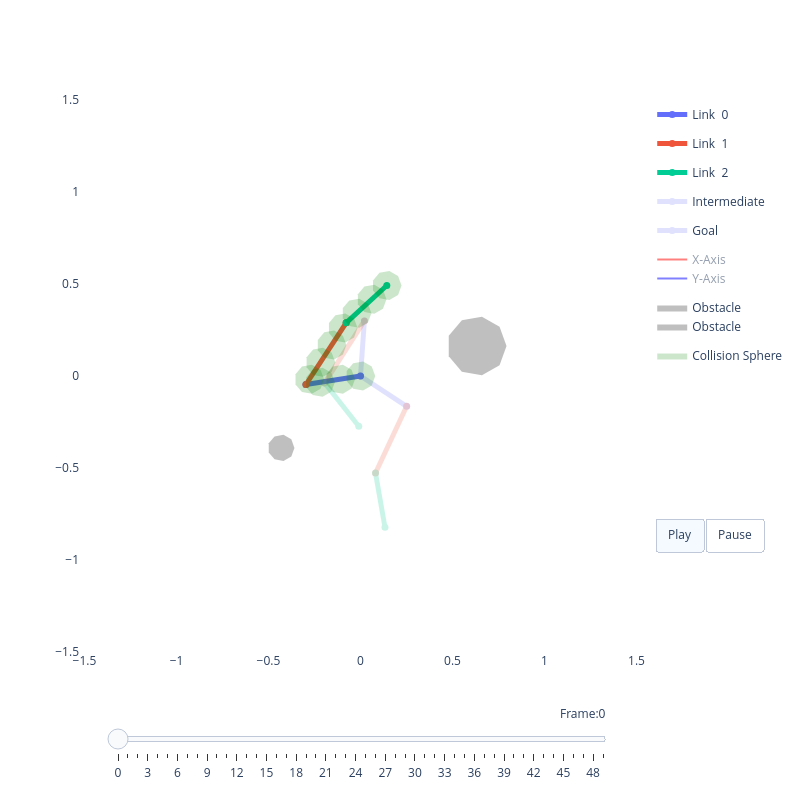
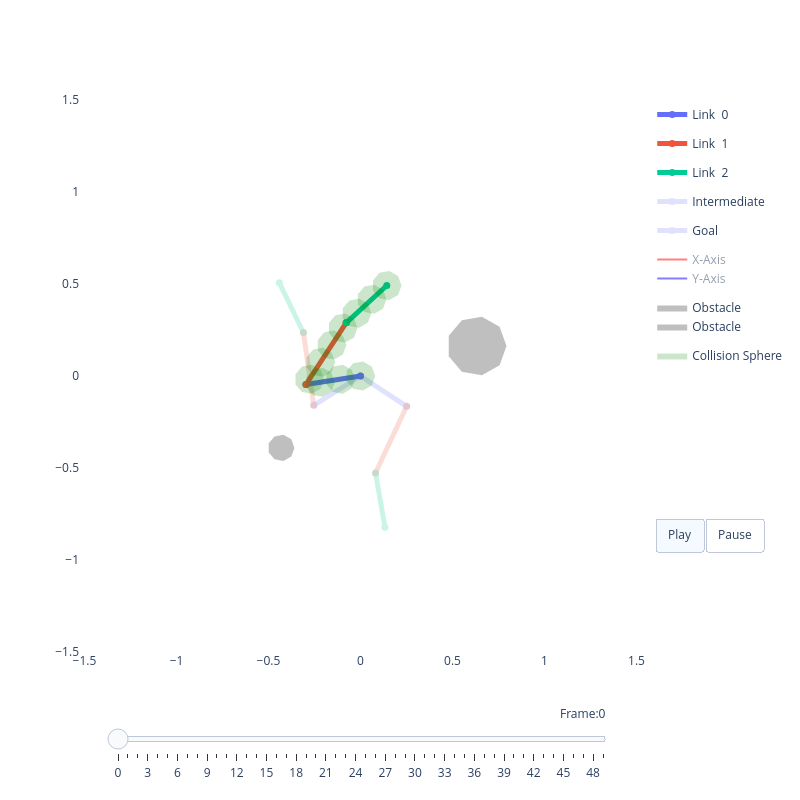
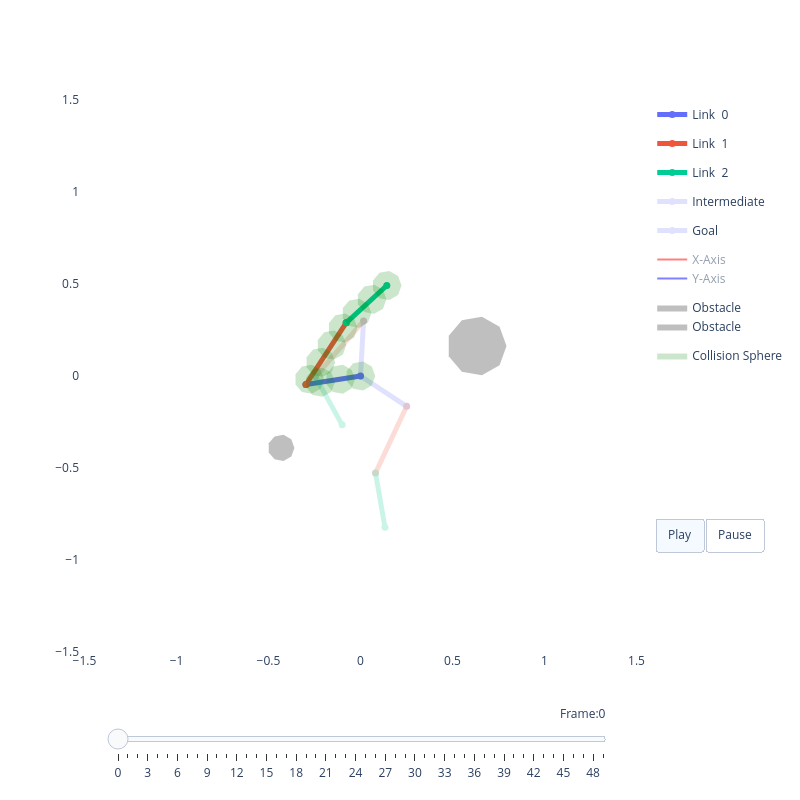

Source (notebook cell) for these figures, in order:
### Code cell
# ---- Before / after visualization (model vs. CHOMP-from-scratch vs. model+CHOMP) ----
for label, tr in [("model", traj_model), ("CHOMP from scratch", traj_scratch),
                  ("model + CHOMP", traj_refined)]:
    print(label)
    viz = RobotViewer(tr.squeeze(0).cpu().numpy(), robot, obstacles=obstacles_i, animate=True)
    viz.plot()

# Save the refined trajectory as a GIF
#viz = RobotViewer(traj_refined.squeeze(0).cpu().numpy(), robot, obstacles=obstacles_i, animate=True)
#viz.plot()
#save_viewer_as_gif(viz, f"resources/model_chomp_sample_{i}.gif", duration_ms=60)
